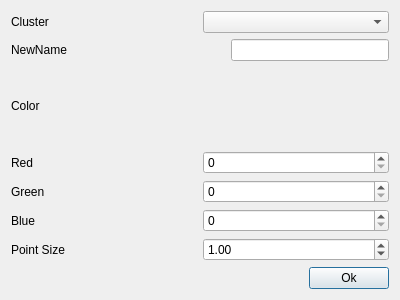
<?xml version="1.0" encoding="UTF-8"?>
<ui version="4.0">
 <class>ClusterOptions</class>
 <widget class="QDialog" name="ClusterOptions">
  <property name="geometry">
   <rect>
    <x>0</x>
    <y>0</y>
    <width>400</width>
    <height>300</height>
   </rect>
  </property>
  <property name="minimumSize">
   <size>
    <width>400</width>
    <height>300</height>
   </size>
  </property>
  <property name="maximumSize">
   <size>
    <width>400</width>
    <height>300</height>
   </size>
  </property>
  <property name="windowTitle">
   <string>Cluster Options</string>
  </property>
  <layout class="QVBoxLayout" name="verticalLayout_5">
   <item>
    <layout class="QVBoxLayout" name="verticalLayout_4">
     <item>
      <layout class="QHBoxLayout" name="horizontalLayout">
       <item>
        <widget class="QLabel" name="clusterGroup">
         <property name="text">
          <string>Cluster</string>
         </property>
         <property name="buddy">
          <cstring>clusterBox</cstring>
         </property>
        </widget>
       </item>
       <item>
        <widget class="QComboBox" name="clusterBox"/>
       </item>
      </layout>
     </item>
     <item>
      <layout class="QHBoxLayout" name="horizontalLayout_7">
       <item>
        <widget class="QLabel" name="NewName">
         <property name="text">
          <string>NewName</string>
         </property>
         <property name="buddy">
          <cstring>NewNameEdit</cstring>
         </property>
        </widget>
       </item>
       <item>
        <spacer name="horizontalSpacer_2">
         <property name="orientation">
          <enum>Qt::Horizontal</enum>
         </property>
         <property name="sizeHint" stdset="0">
          <size>
           <width>40</width>
           <height>20</height>
          </size>
         </property>
        </spacer>
       </item>
       <item>
        <widget class="QLineEdit" name="NewNameEdit">
         <property name="maximumSize">
          <size>
           <width>16777215</width>
           <height>16777215</height>
          </size>
         </property>
         <property name="maxLength">
          <number>100</number>
         </property>
        </widget>
       </item>
      </layout>
     </item>
     <item>
      <layout class="QVBoxLayout" name="verticalLayout_3">
       <item>
        <layout class="QVBoxLayout" name="verticalLayout_2">
         <item>
          <widget class="QLabel" name="colorGroup">
           <property name="text">
            <string>Color</string>
           </property>
           <property name="buddy">
            <cstring>redSpin</cstring>
           </property>
          </widget>
         </item>
         <item>
          <layout class="QVBoxLayout" name="verticalLayout">
           <item>
            <layout class="QHBoxLayout" name="horizontalLayout_2">
             <item>
              <widget class="QLabel" name="red">
               <property name="text">
                <string>Red</string>
               </property>
               <property name="buddy">
                <cstring>redSpin</cstring>
               </property>
              </widget>
             </item>
             <item>
              <widget class="QSpinBox" name="redSpin">
               <property name="maximum">
                <number>255</number>
               </property>
              </widget>
             </item>
            </layout>
           </item>
           <item>
            <layout class="QHBoxLayout" name="horizontalLayout_3">
             <item>
              <widget class="QLabel" name="green">
               <property name="text">
                <string>Green</string>
               </property>
               <property name="buddy">
                <cstring>greenSpin</cstring>
               </property>
              </widget>
             </item>
             <item>
              <widget class="QSpinBox" name="greenSpin">
               <property name="maximum">
                <number>255</number>
               </property>
              </widget>
             </item>
            </layout>
           </item>
           <item>
            <layout class="QHBoxLayout" name="horizontalLayout_4">
             <item>
              <widget class="QLabel" name="blue">
               <property name="text">
                <string>Blue</string>
               </property>
               <property name="buddy">
                <cstring>blueSpin</cstring>
               </property>
              </widget>
             </item>
             <item>
              <widget class="QSpinBox" name="blueSpin">
               <property name="maximum">
                <number>255</number>
               </property>
              </widget>
             </item>
            </layout>
           </item>
          </layout>
         </item>
        </layout>
       </item>
       <item>
        <layout class="QHBoxLayout" name="horizontalLayout_5">
         <item>
          <widget class="QLabel" name="pointSize">
           <property name="text">
            <string>Point Size</string>
           </property>
          </widget>
         </item>
         <item>
          <widget class="QDoubleSpinBox" name="pointSizeSpinBox">
           <property name="minimum">
            <double>0.100000000000000</double>
           </property>
           <property name="maximum">
            <double>10.000000000000000</double>
           </property>
           <property name="singleStep">
            <double>0.100000000000000</double>
           </property>
           <property name="value">
            <double>1.000000000000000</double>
           </property>
          </widget>
         </item>
        </layout>
       </item>
      </layout>
     </item>
    </layout>
   </item>
   <item>
    <layout class="QHBoxLayout" name="horizontalLayout_6">
     <item>
      <spacer name="horizontalSpacer">
       <property name="orientation">
        <enum>Qt::Horizontal</enum>
       </property>
       <property name="sizeHint" stdset="0">
        <size>
         <width>40</width>
         <height>20</height>
        </size>
       </property>
      </spacer>
     </item>
     <item>
      <widget class="QPushButton" name="Ok">
       <property name="text">
        <string>Ok</string>
       </property>
      </widget>
     </item>
    </layout>
   </item>
  </layout>
 </widget>
 <resources/>
 <connections/>
</ui>
